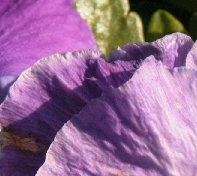
#> input picture DualNet/DualNet/data/T91/t1.png, 197 x 176 px, found by its file name; its folder holds only this picture in this run
$ python data_proc.py   (older library calls are emulated)
#> lines starting #> are read from the running program, lines starting #| are printed output that depends on the picture; long printed decimals are rounded
### DualNet/DualNet/evaluate_metric.py
import numpy as npy
import tensorflow as tf
#import cv2

# [18 lines left out: function sr_metric, not called in this run]

def sr_single(hr_imgs, sr_imgs):
    sr_shape=sr_imgs.shape
    hr_shape=hr_imgs.shape
    rs=(hr_shape[0]-sr_shape[0])//2
    cs=(hr_shape[1]-sr_shape[1])//2
    hr_imgs=hr_imgs*255
    sr_imgs=sr_imgs*255

    hr_center_imgs=hr_imgs[rs:rs+sr_shape[0],cs:cs+sr_shape[1],:]

    psnr=npy.zeros(1,dtype=npy.float32)
    mse=npy.zeros(1,dtype=npy.float32)
    diff=hr_center_imgs[:,:,:]-sr_imgs[:,:,:]
    mse=npy.mean(diff*diff)
    psnr=10*npy.log10(255*255/mse)
#    print psnr
    return (npy.sqrt(mse),psnr)


# [62 lines left out: functions tensor_expand, get_one_hot_matrix, tensor_assign_2D, merge, not called in this run]


### DualNet/DualNet/data_proc.py
import os
import cv2
import random
import tensorflow as tf
import numpy as npy
from matplotlib import pyplot as plt
from evaluate_metric import sr_metric,sr_single

class DataIterSR(object):
    def __init__(self, datadir,img_list, crop_num, crop_size, scale_factor, is_shuffle):
        self._datadir=datadir
        self._img_list=img_list
        self._crop_num=crop_num
        self._crop_size=crop_size
        self._scale_fator=scale_factor
        self._is_shuffle=is_shuffle
        self._provide_input=zip(["img_in"],[(crop_num,3, crop_size, crop_size)])
        self._provide_output=zip(["img_out"],[(crop_num,3, crop_size, crop_size)])
        self._num_img=len(img_list)
        self._cur_idx=0
        self._iter_cnt=0

    def reset(self):
        self._cur_idx=0
        self._iter_cnt=0

    # [163 lines left out: functions fetch_next, fetch_next2, creat, not called in this run]


    def creat2(self):
        if self._is_shuffle and npy.mod(self._cur_idx,self._num_img)==0:
            self._cur_idx=0
            random.shuffle(self._img_list)
        crop_size=self._crop_size
        img_path=os.path.join(self._datadir,self._img_list[self._cur_idx])
        img=cv2.imread(img_path, cv2.IMREAD_COLOR)
#> img is the input picture: shape (176, 197, 3); mean B, G, R 144.8, 104.8, 146.8
        img=cv2.cvtColor(img,cv2.COLOR_BGR2RGB)
        [nrow, ncol, nchl]=img.shape
#> nrow = 176; ncol = 197; nchl = 3
        img_ds=cv2.resize(img, (ncol//self._scale_fator, nrow//self._scale_fator),
                          interpolation=cv2.INTER_CUBIC)

        img_lr=cv2.resize(img_ds, (ncol, nrow), interpolation=cv2.INTER_CUBIC)
        img_lr=img_lr/255
        img_lr=img_lr.astype(npy.float32)

        pixel_size=crop_size
        min_size=int(crop_size/3)
        max_size=int(crop_size/3)*2
        crop_size=int(crop_size/3)

        img_hr=npy.zeros((1,pixel_size,pixel_size,3))
        img_lw=npy.zeros((1,pixel_size,pixel_size,3))
        img_crop_lr=npy.zeros((1,pixel_size,pixel_size,3))
        img_crop=npy.zeros((1, pixel_size, pixel_size,3))
        img_rs=npy.zeros((1, pixel_size, pixel_size, 3))
        img_out=npy.zeros((1, pixel_size, pixel_size, 3))
        sub_imgCrop=npy.zeros((1, crop_size, crop_size, 3))
        for i in range(1):
            nrow_start=npy.random.randint(0,nrow-pixel_size)
            ncol_start=npy.random.randint(0,ncol-pixel_size)
            img_hr[i,:,:,:]=img[nrow_start:nrow_start+pixel_size,ncol_start:ncol_start+pixel_size,:]/255

            img_crop[i,min_size:max_size,
					   min_size:max_size,:]=img[nrow_start+min_size:nrow_start+max_size,
												ncol_start+min_size:ncol_start+max_size,:]
            sub_imgCrop[i,:,:,:]=img[nrow_start+min_size:nrow_start+max_size,
												ncol_start+min_size:ncol_start+max_size,:]
            img_crop_lr[i,min_size:max_size,
					   min_size:max_size,:]=img_lr[nrow_start+min_size:nrow_start+max_size,
												   ncol_start+min_size:ncol_start+max_size,:]
            #sub_img_lr[i,:,:,:]=img_crop
            #img_crop=img[nrow_start:nrow_start+crop_size,
            #                ncol_start:ncol_start+crop_size,:]
            img_crop[i,:,:,:]=img_crop[i,:,:,:]/255
            sub_imgCrop=sub_imgCrop/255
            img_lw[i,:,:,:]=img_lr[nrow_start:nrow_start+pixel_size,ncol_start:ncol_start+pixel_size,:]
            img_out[i,:,:,:]=img_lw[i,:,:,:]-img_crop_lr[i,:,:,:]


        return (img_hr.astype(npy.float32),img_lw.astype(npy.float32),
				img_out.astype(npy.float32),img_crop.astype(npy.float32))

    # [34 lines left out: function creat3, not called in this run]


class DataIterEPF(object):
    # [11 lines left out: function __init__, not called in this run]

    def reset(self):
        self._cur_idx=0
        self._iter_cnt=0

    # [39 lines left out: function fetch_next, not called in this run]

def test_SRDataIter():
    datadir=r"data\T91"
    img_list=[f for f in os.listdir(datadir) if f.find(".png")!=-1]
    crop_num=5
    crop_size=100
    scale_factor=3
    data_iter=DataIterSR(datadir, img_list, crop_num, crop_size, scale_factor, True)
    res_dir='./test_result/outsave'
    if not os.path.exists(res_dir):
        os.makedirs(res_dir)
    try:
        img_hr, img_lr, img_rs,img_crop=data_iter.creat2()
        plt.subplot(2,2,1)
        plt.imshow(img_hr[0,:,:,:])
        plt.title('origin image')
        plt.axis('off')
        img_hr = cv2.cvtColor(img_hr[0,:,:,:], cv2.COLOR_RGB2BGR)
        cv2.imwrite(os.path.join(res_dir,"_imghr.png"),img_hr*255)
        plt.subplot(2,2,2)
        plt.imshow(img_lr[0,:,:,:])
        plt.title('low level image')
        plt.axis('off')
        img_lr = cv2.cvtColor(img_lr[0,:,:,:], cv2.COLOR_RGB2BGR)
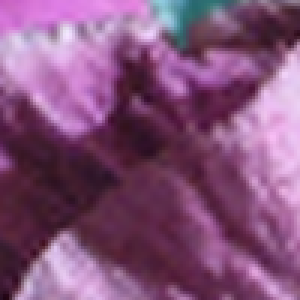
#> img_lr: shape (100, 100, 3) float32 (shown 3 times larger); mean R, G, B 0.512, 0.321, 0.476
        cv2.imwrite(os.path.join(res_dir,"_imglr.png"),img_lr*255)
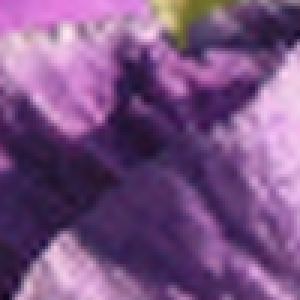
#> saved as _imglr.png: shape (100, 100, 3) (shown 3 times larger); mean B, G, R 130.7, 81.9, 121.4
        plt.subplot(2,2,3)
        plt.imshow(img_rs[0,:,:,:])
        plt.title('reconstruct image 0')
        plt.axis('off')
        img_rs = cv2.cvtColor(img_rs[0,:,:,:], cv2.COLOR_RGB2BGR)
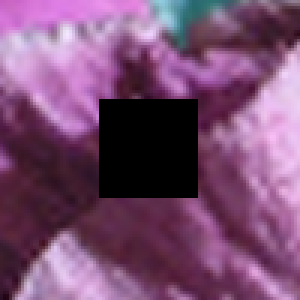
#> img_rs: shape (100, 100, 3) float32 (shown 3 times larger); mean R, G, B 0.475, 0.304, 0.447
        cv2.imwrite(os.path.join(res_dir,"_imgrs.png"),img_rs*255)
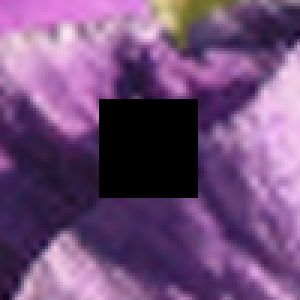
#> saved as _imgrs.png: shape (100, 100, 3) (shown 3 times larger); mean B, G, R 121.1, 77.6, 113.9
        plt.subplot(2,2,4)
        plt.imshow(img_crop[0,:,:,:])
        plt.title('crop image 0')
        plt.axis('off')
        img_crop = cv2.cvtColor(img_crop[0,:,:,:], cv2.COLOR_RGB2BGR)
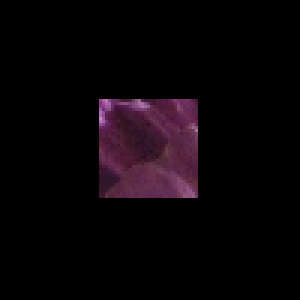
#> img_crop: shape (100, 100, 3) float32 (shown 3 times larger); mean R, G, B 0.0376, 0.017, 0.0296
        cv2.imwrite(os.path.join(res_dir,"_imgcrop.png"),img_crop*255)
        plt.show()
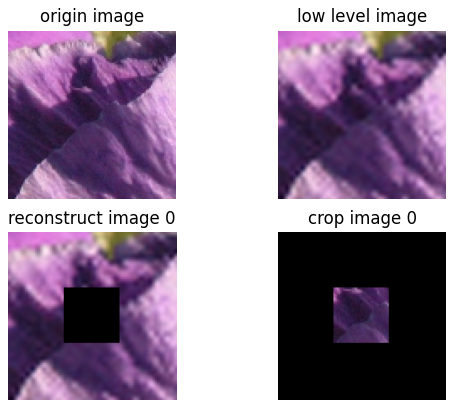
#> figure drawn by matplotlib, 4 panels
        mse, psnr=sr_single(img_hr, img_rs)
#> in sr_single, `diff=hr_center_imgs[:,:,:]-sr_imgs[:,:,:]`:
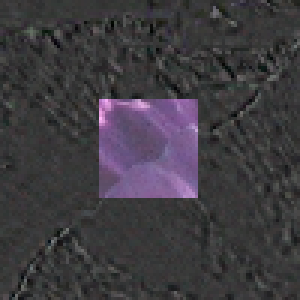
#> diff: shape (100, 100, 3) float32 (shown 3 times larger); mean of channels 0, 1, 2 9.6, 4.3, 7.5; drawn with min black and max white
#> in sr_single, `mse=npy.mean(diff*diff)`: mse = 671.4
#> in sr_single, `psnr=10*npy.log10(255*255/mse)`: psnr = 19.86
#> mse = 25.91; psnr = 19.86
        print("mse={}, psnr={}".format(mse, psnr))
#| mse=25.911, psnr=19.861
    except ValueError:
        print("data_iter get no data")

# [20 lines left out: function test_DataIterEPF, not called in this run]

if __name__=="__main__":
    test_SRDataIter()
    #test_DataIterEPF()

$ run again, on DualNet/DualNet/data/T91/t13.png
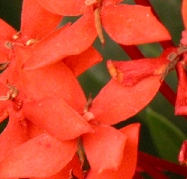
#> input picture DualNet/DualNet/data/T91/t13.png, 187 x 179 px, found by its file name
#> in creat2, img is the input picture: shape (179, 187, 3); mean B, G, R 41.8, 69.7, 204.1
#> in test_SRDataIter, `plt.show()`:
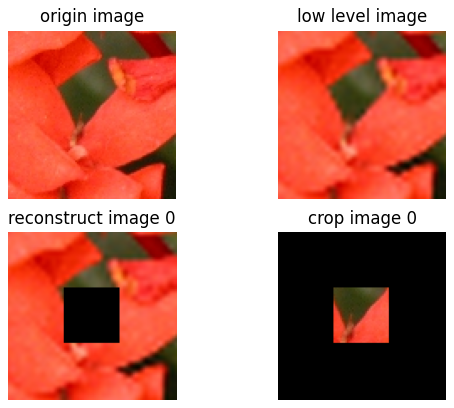
#> figure drawn by matplotlib, 4 panels
#> in sr_single, `diff=hr_center_imgs[:,:,:]-sr_imgs[:,:,:]`:
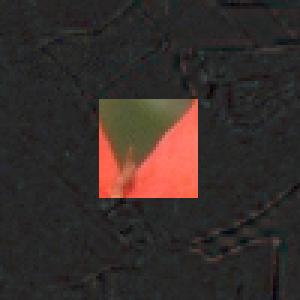
#> diff: shape (100, 100, 3) float32 (shown 3 times larger); mean of channels 0, 1, 2 4.6, 7.9, 18.9; drawn with min black and max white
#> in sr_single, `mse=npy.mean(diff*diff)`: mse = 1646
#> in sr_single, `psnr=10*npy.log10(255*255/mse)`: psnr = 15.97
#> in test_SRDataIter, `mse, psnr=sr_single(img_hr, img_rs)`: mse = 40.57; psnr = 15.97
#| mse=40.571, psnr=15.966

$ run again, on DualNet/DualNet/data/T91/t16.png
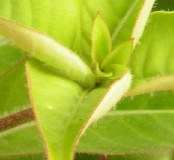
#> input picture DualNet/DualNet/data/T91/t16.png, 174 x 160 px, found by its file name
#> in creat2, img is the input picture: shape (160, 174, 3); mean B, G, R 47.1, 184.3, 165.8
#> in test_SRDataIter, `plt.show()`:
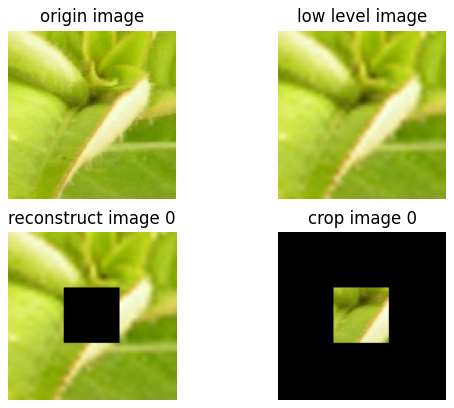
#> figure drawn by matplotlib, 4 panels
#> in sr_single, `diff=hr_center_imgs[:,:,:]-sr_imgs[:,:,:]`:
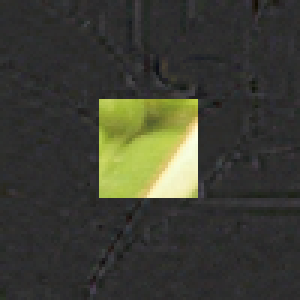
#> diff: shape (100, 100, 3) float32 (shown 3 times larger); mean of channels 0, 1, 2 7.2, 19.7, 18.5; drawn with min black and max white
#> in sr_single, `mse=npy.mean(diff*diff)`: mse = 2672.8
#> in sr_single, `psnr=10*npy.log10(255*255/mse)`: psnr = 13.86
#> in test_SRDataIter, `mse, psnr=sr_single(img_hr, img_rs)`: mse = 51.7; psnr = 13.86
#| mse=51.699, psnr=13.861

$ run again, on DualNet/DualNet/data/T91/t17.png
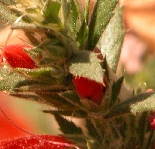
#> input picture DualNet/DualNet/data/T91/t17.png, 155 x 149 px, found by its file name
#> in creat2, img is the input picture: shape (149, 155, 3); mean B, G, R 54, 100.4, 147.6
#> in sr_single, `diff=hr_center_imgs[:,:,:]-sr_imgs[:,:,:]`:
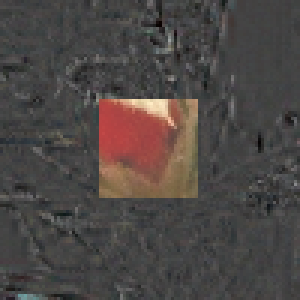
#> diff: shape (100, 100, 3) float32 (shown 3 times larger); mean of channels 0, 1, 2 2.2, 4.9, 12.1; drawn with min black and max white
#> in sr_single, `mse=npy.mean(diff*diff)`: mse = 768.6
#> in sr_single, `psnr=10*npy.log10(255*255/mse)`: psnr = 19.27
#> in test_SRDataIter, `mse, psnr=sr_single(img_hr, img_rs)`: mse = 27.72; psnr = 19.27
#| mse=27.724, psnr=19.274
